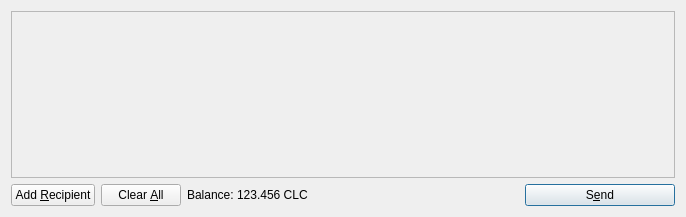
<?xml version="1.0" encoding="UTF-8"?>
<ui version="4.0">
 <class>SendCoinsDialog</class>
 <widget class="QDialog" name="SendCoinsDialog">
  <property name="geometry">
   <rect>
    <x>0</x>
    <y>0</y>
    <width>686</width>
    <height>217</height>
   </rect>
  </property>
  <property name="windowTitle">
   <string>Send Coins</string>
  </property>
  <layout class="QVBoxLayout" name="verticalLayout">
   <item>
    <widget class="QScrollArea" name="scrollArea">
     <property name="widgetResizable">
      <bool>true</bool>
     </property>
     <widget class="QWidget" name="scrollAreaWidgetContents">
      <property name="geometry">
       <rect>
        <x>0</x>
        <y>0</y>
        <width>666</width>
        <height>165</height>
       </rect>
      </property>
      <layout class="QVBoxLayout" name="verticalLayout_2">
       <property name="margin">
        <number>0</number>
       </property>
       <item>
        <layout class="QVBoxLayout" name="entries">
         <property name="spacing">
          <number>6</number>
         </property>
        </layout>
       </item>
       <item>
        <spacer name="verticalSpacer">
         <property name="orientation">
          <enum>Qt::Vertical</enum>
         </property>
         <property name="sizeHint" stdset="0">
          <size>
           <width>20</width>
           <height>40</height>
          </size>
         </property>
        </spacer>
       </item>
      </layout>
     </widget>
    </widget>
   </item>
   <item>
    <layout class="QHBoxLayout" name="horizontalLayout">
     <item>
      <widget class="QPushButton" name="addButton">
       <property name="toolTip">
        <string>Send to multiple recipients at once</string>
       </property>
       <property name="text">
        <string>Add &amp;Recipient</string>
       </property>
       <property name="icon">
        <iconset resource="../bitcoin.qrc">
         <normaloff>:/icons/add</normaloff>:/icons/add</iconset>
       </property>
       <property name="autoDefault">
        <bool>false</bool>
       </property>
      </widget>
     </item>
     <item>
      <widget class="QPushButton" name="clearButton">
       <property name="sizePolicy">
        <sizepolicy hsizetype="Minimum" vsizetype="Fixed">
         <horstretch>0</horstretch>
         <verstretch>0</verstretch>
        </sizepolicy>
       </property>
       <property name="toolTip">
        <string>Remove all transaction fields</string>
       </property>
       <property name="text">
        <string>Clear &amp;All</string>
       </property>
       <property name="icon">
        <iconset resource="../bitcoin.qrc">
         <normaloff>:/icons/remove</normaloff>:/icons/remove</iconset>
       </property>
       <property name="autoRepeatDelay">
        <number>300</number>
       </property>
       <property name="autoDefault">
        <bool>false</bool>
       </property>
      </widget>
     </item>
     <item>
      <layout class="QHBoxLayout" name="horizontalLayout_2">
       <property name="spacing">
        <number>3</number>
       </property>
       <item>
        <widget class="QLabel" name="label">
         <property name="text">
          <string>Balance:</string>
         </property>
        </widget>
       </item>
       <item>
        <widget class="QLabel" name="labelBalance">
         <property name="cursor">
          <cursorShape>IBeamCursor</cursorShape>
         </property>
         <property name="text">
          <string>123.456 CLC</string>
         </property>
         <property name="textInteractionFlags">
          <set>Qt::LinksAccessibleByMouse|Qt::TextSelectableByKeyboard|Qt::TextSelectableByMouse</set>
         </property>
        </widget>
       </item>
      </layout>
     </item>
     <item>
      <spacer name="horizontalSpacer">
       <property name="orientation">
        <enum>Qt::Horizontal</enum>
       </property>
       <property name="sizeHint" stdset="0">
        <size>
         <width>40</width>
         <height>20</height>
        </size>
       </property>
      </spacer>
     </item>
     <item>
      <widget class="QPushButton" name="sendButton">
       <property name="minimumSize">
        <size>
         <width>150</width>
         <height>0</height>
        </size>
       </property>
       <property name="toolTip">
        <string>Confirm the send action</string>
       </property>
       <property name="text">
        <string>S&amp;end</string>
       </property>
       <property name="icon">
        <iconset resource="../bitcoin.qrc">
         <normaloff>:/icons/send</normaloff>:/icons/send</iconset>
       </property>
       <property name="default">
        <bool>true</bool>
       </property>
      </widget>
     </item>
    </layout>
   </item>
  </layout>
 </widget>
 <resources>
  <include location="../bitcoin.qrc"/>
 </resources>
 <connections/>
</ui>
